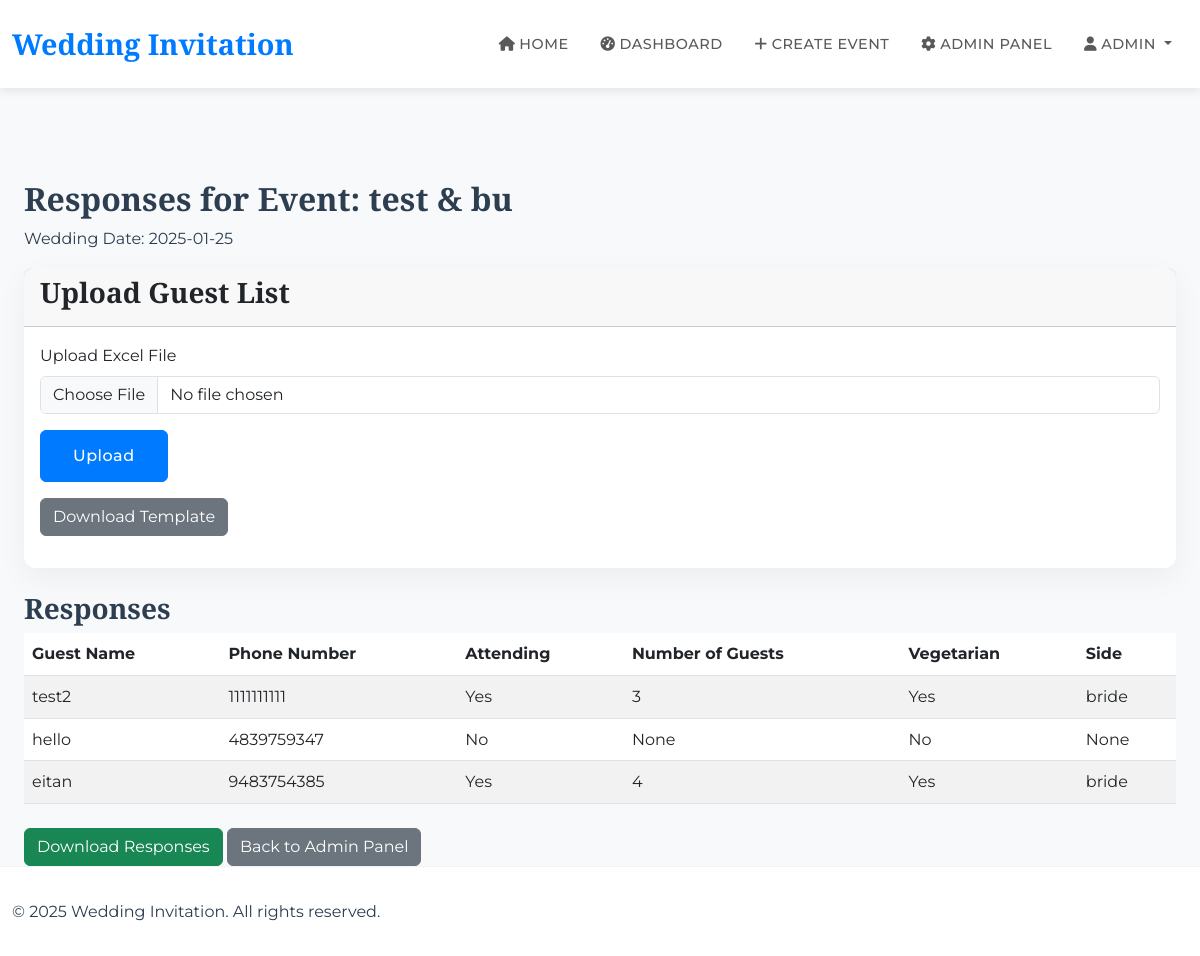
Page /admin/event/1 (signed in) on the committed database.
### app/models.py (models this page shows, shortened)
class User(UserMixin, db.Model):  # Inherit from UserMixin
    id = db.Column(db.Integer, primary_key=True)
    username = db.Column(db.String(64), index=True, unique=True)
    email = db.Column(db.String(120), index=True, unique=True)
    password_hash = db.Column(db.String(128))
    events = db.relationship('Event', backref='creator', lazy='dynamic')
    is_admin = db.Column(db.Boolean, default=False)
    is_active = db.Column(db.Boolean, default=True)  # Add is_active (important!)

class Event(db.Model):
    id = db.Column(db.Integer, primary_key=True)
    link = db.Column(db.String(9), unique=True, nullable=False)
    language = db.Column(db.String(10), default='he')
    groom_name = db.Column(db.String(100))
    groom_father_name = db.Column(db.String(100))
    groom_mother_name = db.Column(db.String(100))
    groom_last_name = db.Column(db.String(100))
    bride_name = db.Column(db.String(100))
    bride_father_name = db.Column(db.String(100))
    bride_mother_name = db.Column(db.String(100))
    bride_last_name = db.Column(db.String(100))
    wedding_date = db.Column(db.Date)  # Ensure this is a Date field
    reception_time = db.Column(db.String(10))  # Store as string (e.g., '14:30')
    wedding_time = db.Column(db.String(10))  # Store as string (e.g., '16:00')
    hebrew_wedding_date = db.Column(db.String(50))
    invitation_image = db.Column(db.String(200))
    hall_name = db.Column(db.String(200))
    address = db.Column(db.String(200))
    waze_link = db.Column(db.String(200))
    template = db.Column(db.String(50))
    user_id = db.Column(db.Integer, db.ForeignKey('user.id'))
    responses = db.relationship('Response', backref='event', lazy='dynamic')

class Response(db.Model):
    id = db.Column(db.Integer, primary_key=True)
    guest_name = db.Column(db.String(100))
    phone_number = db.Column(db.String(20))
    is_attending = db.Column(db.Boolean, default=False)
    num_guests = db.Column(db.Integer, nullable=True)
    is_vegetarian = db.Column(db.Boolean,)
    side = db.Column(db.String(10))  # 'groom' or 'bride'
    event_id = db.Column(db.Integer, db.ForeignKey('event.id'))
    guest_status = db.Column(db.String(50), nullable=True)
    table_number = db.Column(db.Integer, nullable=True)

### app/routes.py (the view)
@bp.route('/admin/event/<int:event_id>')
@login_required
def admin_event_responses(event_id):
    if not current_user.is_admin:
        flash('You do not have permission to access this page.', 'error')
        return redirect(url_for('main.dashboard'))
    event = Event.query.get_or_404(event_id)
    responses = Response.query.filter_by(event_id=event.id).all()
    return render_template('admin_event_responses.html', event=event, responses=responses)

### app/__init__.py (called while the page is built)
def create_app():
    app = Flask(__name__)
    app.config.from_object('config.Config')
    db.init_app(app)
    migrate.init_app(app, db)
    login_manager = LoginManager()  # Initialize Flask-Login
    login_manager.init_app(app)
    login_manager.login_view = 'main.login'  # Set the login view (important!)
    from app.models import User  # Import your User model (important!)
    @login_manager.user_loader
    def load_user(user_id):
        return User.query.get(int(user_id))  # Convert user_id to int (important!)
    @app.context_processor
    def inject_user():
        return dict(current_user=current_user)  # This is what makes current_user available
    from app.routes import bp
    app.register_blueprint(bp)
    return app

### app/templates/admin_event_responses.html
{% extends "base.html" %}
{% block content %}
<div class="container mt-5">
    <h2>Responses for Event: {{ event.groom_name }} & {{ event.bride_name }}</h2>
    <p>Wedding Date: {{ event.wedding_date.strftime('%Y-%m-%d') }}</p>
    <div class="card mb-4">
        <div class="card-header">
            <h3>Upload Guest List</h3>
        </div>
        <div class="card-body">
            <form method="POST" action="{{ url_for('main.upload_guest_list', event_id=event.id) }}" enctype="multipart/form-data">
                <div class="mb-3">
                    <label for="guest_list" class="form-label">Upload Excel File</label>
                    <input type="file" class="form-control" id="guest_list" name="guest_list" accept=".xlsx, .xls" required>
                </div>
                <button type="submit" class="btn btn-primary">Upload</button>
            </form>
            <p class="mt-3">
                <a href="{{ url_for('main.download_template') }}" class="btn btn-secondary">Download Template</a>
            </p>
        </div>
    </div>
    <h3>Responses</h3>
    {% if responses %}
        <table class="table table-striped">
            <thead>
                <tr>
                    <th>Guest Name</th>
                    <th>Phone Number</th>
                    <th>Attending</th>
                    <th>Number of Guests</th>
                    <th>Vegetarian</th>
                    <th>Side</th>
                </tr>
            </thead>
            <tbody>
                {% for response in responses %}
                    <tr>
                        <td>{{ response.guest_name }}</td>
                        <td>{{ response.phone_number }}</td>
                        <td>{{ 'Yes' if response.is_attending else 'No' }}</td>
                        <td>{{ response.num_guests }}</td>
                        <td>{{ 'Yes' if response.is_vegetarian else 'No' }}</td>
                        <td>{{ response.side }}</td>
                    </tr>
                {% endfor %}
            </tbody>
        </table>
    {% else %}
        <p>No responses yet.</p>
    {% endif %}
    <div class="mt-4">
        <a href="{{ url_for('main.export_responses', event_id=event.id) }}" class="btn btn-success">Download Responses</a>
        <a href="{{ url_for('main.admin') }}" class="btn btn-secondary">Back to Admin Panel</a>
    </div>
</div>
{% endblock %}

### app/templates/base.html (shortened to what this page needs)
<!DOCTYPE html>
<html lang="en" dir="ltr">
  <head>
    <link
      href="https://cdn.jsdelivr.net/npm/bootstrap@5.3.0/dist/css/bootstrap.min.css"
      rel="stylesheet"
    />
    <link
      rel="stylesheet"
      href="https://cdnjs.cloudflare.com/ajax/libs/font-awesome/6.0.0/css/all.min.css"
    />
    <link
      rel="stylesheet"
      href="{{ url_for('static', filename='css/styles.css') }}"
    />
  </head>
  <body class="d-flex flex-column min-vh-100">
    <nav class="navbar navbar-expand-lg">
      <div class="container-fluid">
        <a class="navbar-brand" href="{{ url_for('main.home') }}"
          >Wedding Invitation</a
        >
        <div
          class="collapse navbar-collapse justify-content-end"
          id="navbarNav"
        >
          <ul class="navbar-nav">
            <li class="nav-item">
              <a class="nav-link" href="{{ url_for('main.home') }}">
                <i class="fas fa-home me-1"></i>Home
              </a>
            </li>
            {% if current_user.is_authenticated %}
            <li class="nav-item">
              <a class="nav-link" href="{{ url_for('main.dashboard') }}">
                <i class="fas fa-tachometer-alt me-1"></i>Dashboard
              </a>
            </li>
            <li class="nav-item">
              <a class="nav-link" href="{{ url_for('main.create_event') }}">
                <i class="fas fa-plus me-1"></i>Create Event
              </a>
            </li>
            {% if current_user.is_admin %}
            <li class="nav-item">
              <a class="nav-link" href="{{ url_for('main.admin') }}">
                <i class="fas fa-cog me-1"></i>Admin Panel
              </a>
            </li>
            {% endif %}
            <li class="nav-item dropdown">
              <a
                class="nav-link dropdown-toggle"
                href="#"
                id="navbarDropdown"
                role="button"
                data-bs-toggle="dropdown"
                aria-expanded="false"
              >
                <i class="fas fa-user me-1"></i>{{ current_user.username }}
              </a>
            </li>
            {% endif %}
          </ul>
        </div>
      </div>
    </nav>
    <div class="container mt-4 flex-grow-1">
      {% block content %}{% endblock %}
    </div>
    <footer class="footer mt-auto">
      <div class="container">
        <p class="m-0">&copy; 2025 Wedding Invitation. All rights reserved.</p>
      </div>
    </footer>
  </body>
</html>

### app/static/css/styles.css (style rules this page uses)
body { font-family: Arial, sans-serif; }
.navbar { margin-bottom: 20px; }
.container { max-width: 1200px; margin: 0 auto; }

### app/templates/base.html (style rules this page uses)
:root { --primary-color: #007bff; --primary-dark: #0056b3; --text-color: #2c3e50; --light-bg: #f8f9fa; }
body { font-family: "Montserrat", sans-serif; color: var(--text-color); background-color: var(--light-bg); line-height: 1.6; }
h1, h2, h3, h4, h5, h6 { font-family: "Cormorant Garamond", serif; font-weight: 600; }
.navbar { background-color: rgba(255, 255, 255, 0.95); backdrop-filter: blur(10px); box-shadow: 0 2px 10px rgba(0, 0, 0, 0.1); padding: 1rem 0; }
.navbar-brand { font-family: "Cormorant Garamond", serif; font-size: 1.8rem; font-weight: 700; color: var(--primary-color) !important; }
.nav-link { font-weight: 500; text-transform: uppercase; letter-spacing: 0.5px; font-size: 0.9rem; padding: 0.5rem 1rem !important; transition: all 0.3s ease; }
.btn-primary { background-color: var(--primary-color); border-color: var(--primary-color); padding: 0.8rem 2rem; font-weight: 500; letter-spacing: 0.5px; transition: all 0.3s ease; }
.card { border: none; box-shadow: 0 10px 30px rgba(0, 0, 0, 0.05); border-radius: 12px; transition: all 0.3s ease; }
.footer { background-color: #fff; border-top: 1px solid rgba(0, 0, 0, 0.05); padding: 2rem 0; color: var(--text-color); }

### rows in the picture
User: username "ADMIN"
Event: groom_name "test", bride_name "bu", wedding_date "2025-01-25"
Response: guest_name "test2", phone_number "1111111111", is_attending "Yes", num_guests "3", is_vegetarian "Yes", side "bride"
Response: guest_name "hello", phone_number "4839759347", is_attending "No", num_guests "None", is_vegetarian "No", side "None"
Response: guest_name "eitan", phone_number "9483754385", is_attending "Yes", num_guests "4", is_vegetarian "Yes", side "bride"
